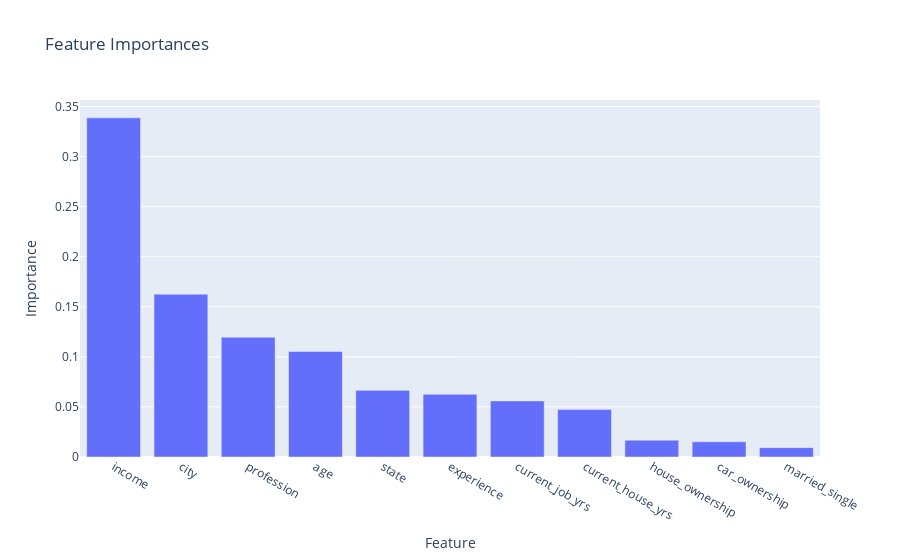

Write notebook code for a chart like this one.
### Code cell
feature_importance = model_gradient.feature_importances_
feature_names = X.columns

importance_df = pd.DataFrame({
    "Feature": feature_names,
    "Importance": feature_importance
}).sort_values(by="Importance", ascending=False)

fig = px.bar(importance_df, x='Feature', y='Importance', title='Feature Importances')
fig.show()

### Figure 1 — Plotly figure (JSON) as saved in the notebook; plotly's stock layout.template omitted (floating-point values rounded to 4 significant figures)
{"data": [{"alignmentgroup": "True", "hovertemplate": "Feature=%{x}<br>Importance=%{y}<extra></extra>", "legendgroup": "", "marker": {"color": "#636efa", "pattern": {"shape": ""}}, "name": "", "offsetgroup": "", "orientation": "v", "showlegend": false, "textposition": "auto", "type": "bar", "x": ["income", "city", "profession", "age", "state", "experience", "current_job_yrs", "current_house_yrs", "house_ownership", "car_ownership", "married_single"], "xaxis": "x", "y": [0.3387, 0.1626, 0.1195, 0.1053, 0.06655, 0.0626, 0.056, 0.04735, 0.01681, 0.01518, 0.009352], "yaxis": "y"}], "layout": {"barmode": "relative", "legend": {"tracegroupgap": 0}, "title": {"text": "Feature Importances"}, "xaxis": {"anchor": "y", "domain": [0, 1], "title": {"text": "Feature"}}, "yaxis": {"anchor": "x", "domain": [0, 1], "title": {"text": "Importance"}}}}
